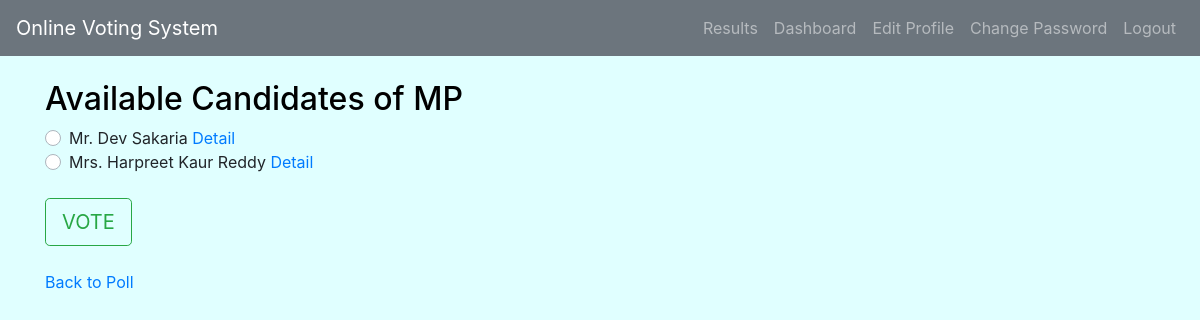
Screenshot of /candidate/5/ (signed in) with the database file from the repository.
### poll/models.py (models this page shows, shortened)
class Position(models.Model):
    title = models.CharField(max_length=50, unique=True)
    def __str__(self):
        return self.title

class Candidate(models.Model):
    name = models.CharField(max_length=50)
    total_vote = models.IntegerField(default=0, editable=False)
    position = models.ForeignKey(Position, on_delete=models.CASCADE)
    image = models.ImageField(verbose_name="Symbol", upload_to='images/')

### poll/views.py (the view)
# urls.py: path('candidate/<int:pos>/', views.candidateView, name='candidate'),
@login_required
def candidateView(request, pos):
    obj = get_object_or_404(Position, pk = pos)
    if request.method == "POST":
        temp = ControlVote.objects.get_or_create(user=request.user, position=obj)[0]
        if temp.status == False:
            temp2 = Candidate.objects.get(pk=request.POST.get(obj.title))
            temp2.total_vote += 1
            temp2.save()
            temp.status = True
            temp.save()
            return HttpResponseRedirect('/position/')
        else:
            messages.success(request, 'you have already been voted this position.')
            return render(request, 'poll/candidate.html', {'obj':obj})
    else:
        return render(request, 'poll/candidate.html', {'obj':obj})

### poll/templates/poll/candidate.html (shortened to what this page needs)
{% extends "poll/base.html" %}
{% block content %}
<body style="background-color:LightCyan;">
  <h2 style="color:black;">Available Candidates of {{ obj.title }}</h2>
  <form action="" method="POST">
    {% for c in obj.candidate_set.all %}
     <div class="custom-control custom-radio">
      <label class="custom-control-label" for="id_{{c.id}}">{{c.name}} <a href="{% url 'detail' c.id %}">Detail</a></label>
    </div>
    {% empty %}
      <p style="color:white;">No Candidates Available</p>
    {% endfor %}
    <br><input type="submit" class="btn btn-outline-success btn-lg" value="VOTE">
  </form>
  <br><p><a href="{% url 'position' %}">Back to Poll</a></p>
{% endblock %}

### rows the page displays
Position: title "MP"
Candidate: name "Mr. Dev Sakaria"
Candidate: name "Mrs. Harpreet Kaur Reddy"
